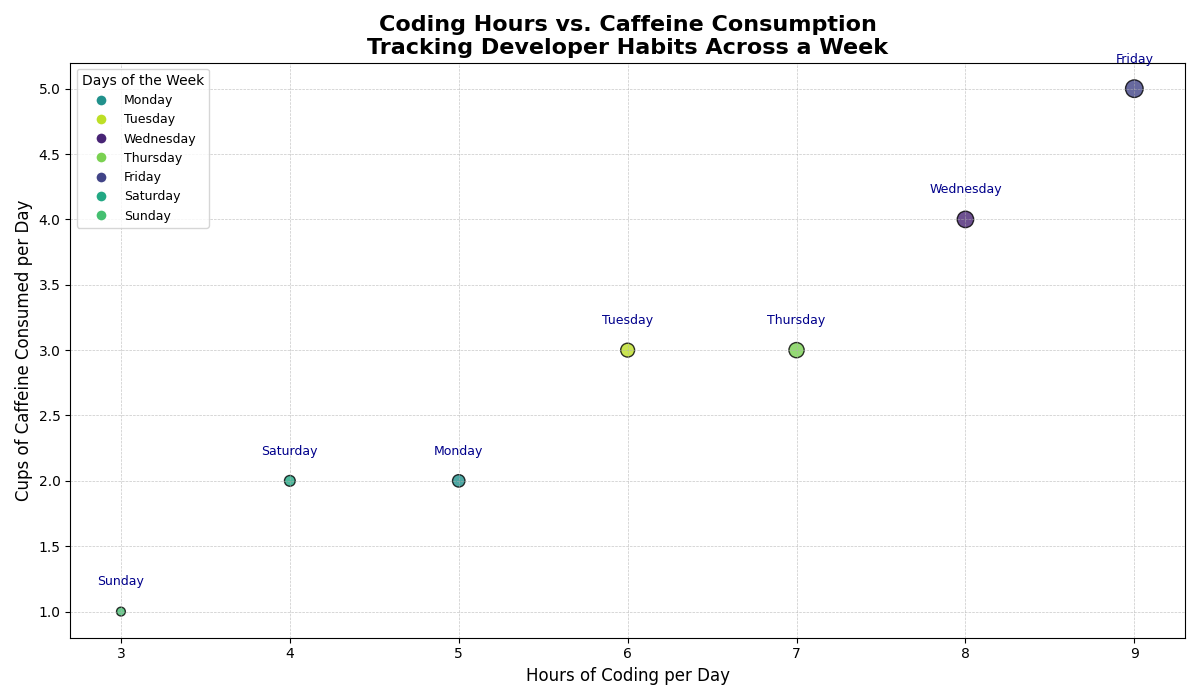

Source code (Python):
import matplotlib.pyplot as plt
import numpy as np

days = ["Monday", "Tuesday", "Wednesday", "Thursday", "Friday", "Saturday", "Sunday"]
hours_of_coding = np.array([5, 6, 8, 7, 9, 4, 3])
caffeine_consumption = np.array([2, 3, 4, 3, 5, 2, 1])
tiredness_level = np.array([4, 5, 7, 6, 8, 3, 2])
marker_sizes = tiredness_level * 20

# Original color sequence: Monday to Sunday
# colors = plt.cm.viridis(np.linspace(0, 1, len(days)))

# Manually shuffled colors for each day of the week
shuffled_colors = np.array([
    plt.cm.viridis(0.5),  # Shuffled Monday
    plt.cm.viridis(0.9),  # Shuffled Tuesday
    plt.cm.viridis(0.1),  # Shuffled Wednesday
    plt.cm.viridis(0.8),  # Shuffled Thursday
    plt.cm.viridis(0.2),  # Shuffled Friday
    plt.cm.viridis(0.6),  # Shuffled Saturday
    plt.cm.viridis(0.7)   # Shuffled Sunday
])

plt.figure(figsize=(12, 7))
plt.scatter(hours_of_coding, caffeine_consumption, s=marker_sizes, c=shuffled_colors, alpha=0.8, edgecolors='black', linewidth=1)

for i, day in enumerate(days):
    plt.text(hours_of_coding[i], caffeine_consumption[i] + 0.2, day, fontsize=9, ha='center', color='darkblue')

plt.title('Coding Hours vs. Caffeine Consumption\nTracking Developer Habits Across a Week', fontsize=16, fontweight='bold')
plt.xlabel('Hours of Coding per Day', fontsize=12)
plt.ylabel('Cups of Caffeine Consumed per Day', fontsize=12)
plt.grid(True, linestyle='--', linewidth=0.5, alpha=0.7)

handles = [plt.Line2D([0], [0], marker='o', color='w', markerfacecolor=shuffled_colors[i], markersize=8, label=days[i]) for i in range(len(days))]
plt.legend(title='Days of the Week', handles=handles, loc='best', fontsize=9)
plt.tight_layout()

plt.show()
